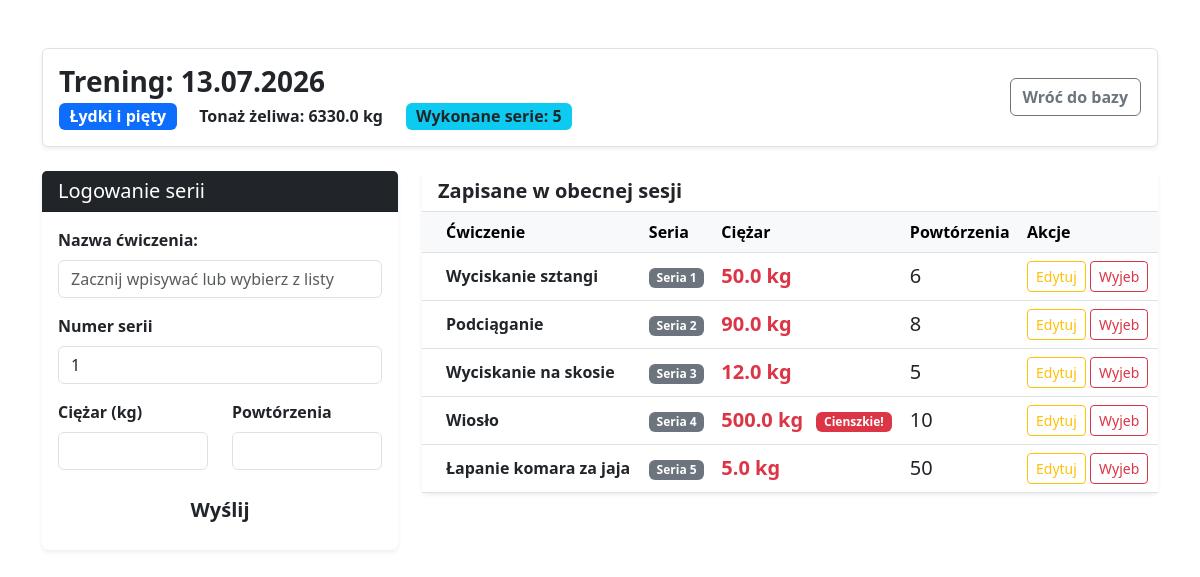
The page /trening/2/ (signed in) on the database its author committed.
### workout/models.py (models this page shows, shortened)
class Workout(models.Model):
    date = models.DateField()
    target_muscle = models.CharField(max_length=50)
    @property
    def total_tonnage(self):
        return sum(seria.weight * seria.reps for seria in self.sets.all())

class TrainingSet(models.Model):
    workout = models.ForeignKey(Workout, on_delete=models.CASCADE, related_name='sets')
    exercise = models.CharField(max_length=100, default="Nieznane")
    set_number = models.PositiveIntegerField(default=1, verbose_name="Numer serii")
    weight = models.FloatField()
    reps = models.IntegerField()

### workout/views.py (the view)
# urls.py: path('trening/<int:pk>/', views.workout_detail, name='workout_detail'),
@login_required
def workout_detail(request, pk):
     workout = get_object_or_404(Workout, pk=pk)
     unique_exercises = TrainingSet.objects.values_list('exercise', flat=True).distinct()
     if request.method == 'POST':
          form = TrainingSetForm(request.POST)
          if form.is_valid():
               new_set = form.save(commit=False)
               new_set.workout = workout
               new_set.save()
               return redirect('workout_detail', pk=workout.pk)
     else:
          form = TrainingSetForm()
     context = {
          'workout': workout,
          'unique_exercises': unique_exercises,
          'form': form,
          'sets': workout.sets.all().order_by('id') # Wyciągamy dodane już serie
     }
     return render(request, 'workout/workout_detail.html', context)

### workout/forms.py
class TrainingSetForm(forms.ModelForm):
    class Meta:
        model = TrainingSet
        fields = ['exercise', 'set_number', 'weight', 'reps']
        widgets = {
            'exercise': forms.TextInput(attrs={'class': 'form-control', 'placeholder': 'np. Klatka i Niceps'}),
            'set_number': forms.NumberInput(attrs={'class': 'form-control'}),
            'weight': forms.NumberInput(attrs={'class': 'form-control', 'step': '0.5'}), # Pozwólmy na połowki kilogramów
            'reps': forms.NumberInput(attrs={'class': 'form-control'}),
        }

### workout/templates/workout/workout_detail.html (shortened to what this page needs)
<!DOCTYPE html>
<hmtl lang="pl">
    <head>
        <link href="https://cdn.jsdelivr.net/npm/bootstrap@5.3.0/dist/css/bootstrap.min.css" rel="stylesheet">
    </head>
        <body class="bd-light">
            <div class="container mt-5">
                 <div class="row mb-4">
                    <div class="col-12">
                        <div class="d-flex justify-content-between align-items-center bg-white p-3 rounded shadow-sm border">
                            <div>
                                <h3 class="fw-bold mb-1">Trening: {{workout.date|date:"d.m.Y"}}</h3>
                                <span class="badge bg-primary fs-6">{{workout.target_muscle}}</span>
                                <span class="badge bg-succes fs-6 ms-2 text-dark">Tonaż żeliwa: {{ workout.total_tonnage }} kg</span>
                                <span class="badge bg-info fs-6 ms-2 text-dark">Wykonane serie: {{ sets|length }}</span>
                            </div>
                            <a href="{%url 'dashboard' %}" class="btn btn-outline-secondary fw-bold">Wróć do bazy</a>
                        </div>
                    </div>
                 </div>
                 <div class="row">
                     <div class="col-md-4 mb-4">
                        <div class="card shadow-sm border-0">
                            <div class="card-header bg-dark text-white">
                                <h5 class="mb-0">Logowanie serii</h5>
                            </div>
                            <div class="card-body">
                                <form method="post">
                                <div class="mb-3">
                                    <label for="exerciseInput" class="form-label fw-bold">Nazwa ćwiczenia:</label>
                                    <input type="text" name="exercise" id="exerciseInput" class="form-control"
                                            list="exerciseOptions" placeholder="Zacznij wpisywać lub wybierz z listy" autocomplete="off" required>
                                </div>
                                <div class="mb-3">
                                    <label class="form-label fw-bold">Numer serii</label>
                                    {{ form.set_number }}
                                </div>
                                <div class="row">
                                    <div class="col-6 mb-3">
                                        <label class="form-label fw-bold">Ciężar (kg)</label>
                                        {{ form.weight }}
                                    </div>
                                    <div class="col-6 mb-3">
                                        <label class="form-label fw-bold">Powtórzenia</label>
                                        {{ form.reps }}
                                    </div>
                                </div>
                                <button type="submit" class="btn btn-succes w-100 fw-bold btn-lg">Wyślij</button>
                                </form>
                            </div>
                        </div>
                     </div>
                     <div class="col-md-8">
                        <div class="card shadow-sm border-0">
                            <div class="card-header bg-white border-bottom">
                                <h5 class="mb-0 text-dark fw-bold">Zapisane w obecnej sesji</h5>
                            </div>
                            <div class="card-body p-0">
                                <table class="table table-hover mb-0">
                                    <thead class="table-light">
                                        <tr>
                                            <th class="ps-4">Ćwiczenie</th>
                                            <th>Seria</th>
                                            <th>Ciężar</th>
                                            <th>Powtórzenia</th>
                                            <th>Akcje</th>
                                        </tr>
                                    </thead>
                                    <tbody>
                                         {% for set in sets %}
                                         <tr>
                                            <td class="ps-4 fw-semibold align-middle">{{ set.exercise }}</td>
                                            <td class="align-middle"><span class="badge bg-secondary">Seria {{ set.set_number }}</span></td>
                                            <td class="text-danger fw-bold align-middle fs-5">
                                                {{ set.weight }} kg
                                                {% if set.weight >= 100 %}
                                                <span class="badge bg-danger ms-2" style="font-size: 0.6em; vertical-align: middle;">Cienszkie!</span>
                                                {% endif %}
                                            </td>
                                            <td class="align-middle fs-5">{{ set.reps }}</td>
                                            <td class="align-middle">
                                                <a href="{% url 'edit_set' set.id %}" class="btn btn-sm btn-outline-warning" title="Edytuj">Edytuj</a>
                                                <a href="{% url 'delete_set' set.id %}" class="btn btn-sm btn-outline-danger" title="Usuń">Wyjeb</a>
                                            </td>
                                         </tr>
                                         {% endfor %}
                                    </tbody>
                                </table>
                            </div>
                        </div>
                     </div>
                 </div>
            </div>
        </body>
</hmtl>

### rows shown on the page
Workout: date "13.07.2026", target_muscle "Łydki i pięty", total_tonnage "6330.0"
TrainingSet: exercise "Wyciskanie sztangi", set_number "1", weight "50.0", reps "6"
TrainingSet: exercise "Podciąganie", set_number "2", weight "90.0", reps "8"
TrainingSet: exercise "Wyciskanie na skosie", set_number "3", weight "12.0", reps "5"
TrainingSet: exercise "Wiosło", set_number "4", weight "500.0", shows "Cienszkie!", reps "10"
TrainingSet: exercise "Łapanie komara za jaja", set_number "5", weight "5.0", reps "50"

### other values the page prints
{{ sets|length }} "5"
